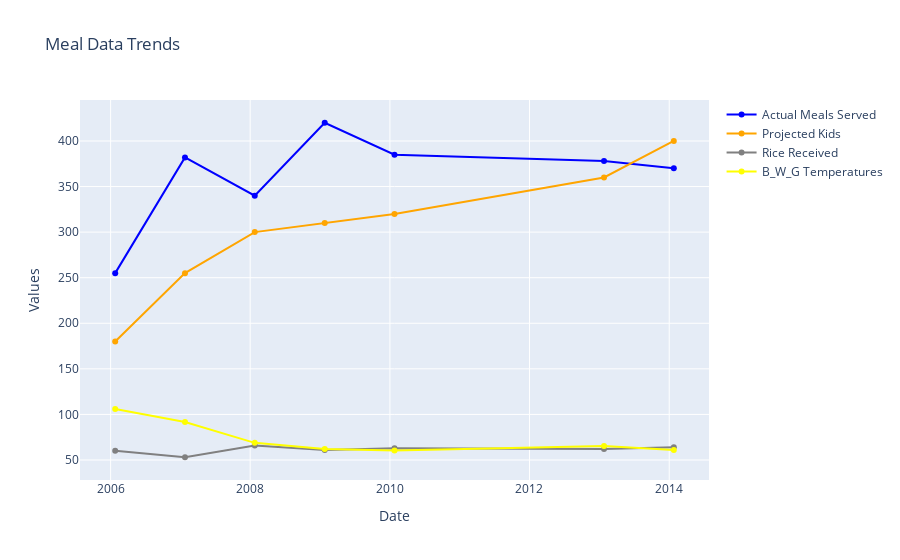

The code cell stored with this chart in its notebook:
### Code cell
import plotly.graph_objects as go
import pandas as pd

# Sample Data (Replace this with your actual data)
data = {
    "Date":["06-01-25", "07-01-25", "08-01-25", "09-01-25", "10-01-25", "13-01-25", "14-01-25"],
    "Actual_Meals_Served": [255, 382, 340, 420, 385, 378, 370],
    "Projected_Kids": [180, 255, 300, 310, 320, 360, 400],
    "Rice_Received": [60, 53, 66, 61, 63, 62, 64],
    "B_W_G_Temperatures": [106, 91.6, 68.8, 62, 60.4, 65.3, 61]
}

df = pd.DataFrame(data)

# Create figure
fig = go.Figure()

# Add lines for each dataset
fig.add_trace(go.Scatter(x=df["Date"], y=df["Actual_Meals_Served"], mode='lines+markers', name="Actual Meals Served", line=dict(color='blue')))
fig.add_trace(go.Scatter(x=df["Date"], y=df["Projected_Kids"], mode='lines+markers', name="Projected Kids", line=dict(color='orange')))
fig.add_trace(go.Scatter(x=df["Date"], y=df["Rice_Received"], mode='lines+markers', name="Rice Received", line=dict(color='gray')))
fig.add_trace(go.Scatter(x=df["Date"], y=df["B_W_G_Temperatures"], mode='lines+markers', name="B_W_G Temperatures", line=dict(color='yellow')))

# Customize layout
fig.update_layout(
    title="Meal Data Trends",
    xaxis_title="Date",
    yaxis_title="Values",
    hovermode="x unified"
)

fig.show()

### Figure 1 — Plotly figure (JSON) as saved in the notebook; plotly's stock layout.template omitted (floating-point values rounded to 4 significant figures)
{"data": [{"line": {"color": "blue"}, "mode": "lines+markers", "name": "Actual Meals Served", "type": "scatter", "x": ["06-01-25", "07-01-25", "08-01-25", "09-01-25", "10-01-25", "13-01-25", "14-01-25"], "y": [255, 382, 340, 420, 385, 378, 370]}, {"line": {"color": "orange"}, "mode": "lines+markers", "name": "Projected Kids", "type": "scatter", "x": ["06-01-25", "07-01-25", "08-01-25", "09-01-25", "10-01-25", "13-01-25", "14-01-25"], "y": [180, 255, 300, 310, 320, 360, 400]}, {"line": {"color": "gray"}, "mode": "lines+markers", "name": "Rice Received", "type": "scatter", "x": ["06-01-25", "07-01-25", "08-01-25", "09-01-25", "10-01-25", "13-01-25", "14-01-25"], "y": [60, 53, 66, 61, 63, 62, 64]}, {"line": {"color": "yellow"}, "mode": "lines+markers", "name": "B_W_G Temperatures", "type": "scatter", "x": ["06-01-25", "07-01-25", "08-01-25", "09-01-25", "10-01-25", "13-01-25", "14-01-25"], "y": [106, 91.6, 68.8, 62, 60.4, 65.3, 61]}], "layout": {"hovermode": "x unified", "title": {"text": "Meal Data Trends"}, "xaxis": {"title": {"text": "Date"}}, "yaxis": {"title": {"text": "Values"}}}}
